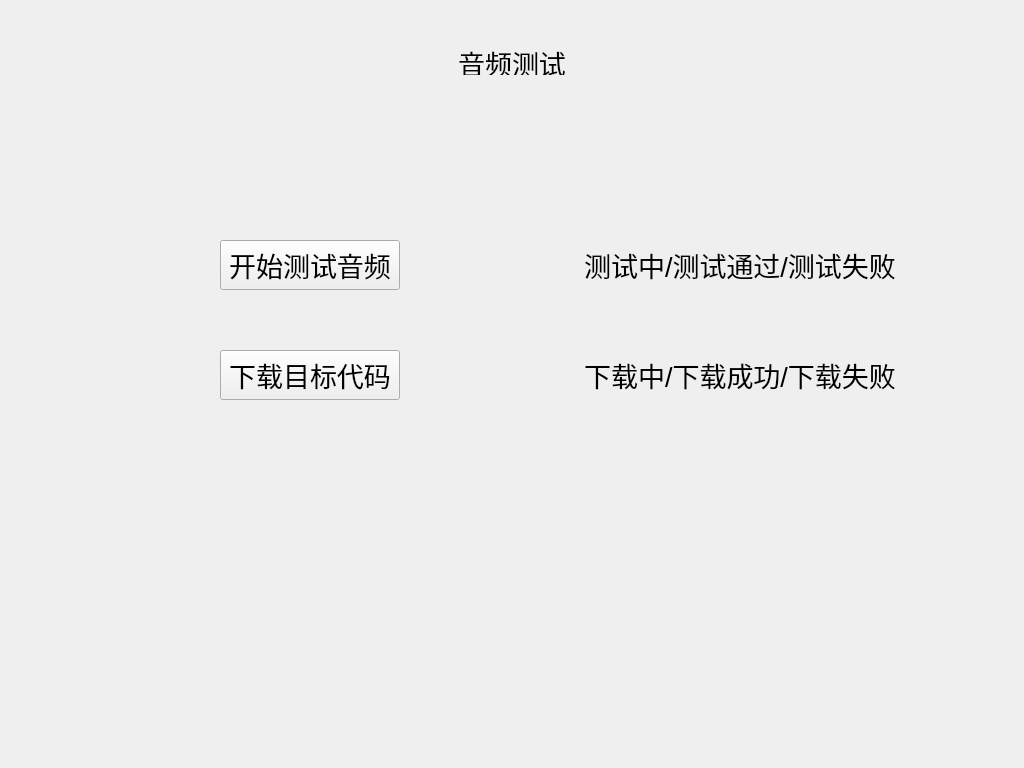
<?xml version="1.0" encoding="UTF-8"?>
<ui version="4.0">
 <class>AudioTestView</class>
 <widget class="QWidget" name="AudioTestView">
  <property name="geometry">
   <rect>
    <x>0</x>
    <y>0</y>
    <width>1024</width>
    <height>768</height>
   </rect>
  </property>
  <property name="windowTitle">
   <string>Form</string>
  </property>
  <widget class="QLabel" name="label">
   <property name="geometry">
    <rect>
     <x>412</x>
     <y>50</y>
     <width>200</width>
     <height>25</height>
    </rect>
   </property>
   <property name="font">
    <font>
     <pointsize>20</pointsize>
    </font>
   </property>
   <property name="text">
    <string>音频测试</string>
   </property>
   <property name="alignment">
    <set>Qt::AlignCenter</set>
   </property>
  </widget>
  <widget class="QPushButton" name="pushButton">
   <property name="geometry">
    <rect>
     <x>220</x>
     <y>240</y>
     <width>180</width>
     <height>50</height>
    </rect>
   </property>
   <property name="font">
    <font>
     <pointsize>20</pointsize>
    </font>
   </property>
   <property name="text">
    <string>开始测试音频</string>
   </property>
  </widget>
  <widget class="QLabel" name="label_2">
   <property name="geometry">
    <rect>
     <x>550</x>
     <y>240</y>
     <width>380</width>
     <height>50</height>
    </rect>
   </property>
   <property name="font">
    <font>
     <pointsize>20</pointsize>
    </font>
   </property>
   <property name="text">
    <string>测试中/测试通过/测试失败</string>
   </property>
   <property name="alignment">
    <set>Qt::AlignCenter</set>
   </property>
  </widget>
  <widget class="QPushButton" name="pushButton_2">
   <property name="geometry">
    <rect>
     <x>220</x>
     <y>350</y>
     <width>180</width>
     <height>50</height>
    </rect>
   </property>
   <property name="font">
    <font>
     <pointsize>20</pointsize>
    </font>
   </property>
   <property name="text">
    <string>下载目标代码</string>
   </property>
  </widget>
  <widget class="QLabel" name="label_3">
   <property name="geometry">
    <rect>
     <x>550</x>
     <y>350</y>
     <width>380</width>
     <height>50</height>
    </rect>
   </property>
   <property name="font">
    <font>
     <pointsize>20</pointsize>
    </font>
   </property>
   <property name="text">
    <string>下载中/下载成功/下载失败</string>
   </property>
   <property name="alignment">
    <set>Qt::AlignCenter</set>
   </property>
  </widget>
 </widget>
 <resources/>
 <connections/>
</ui>
